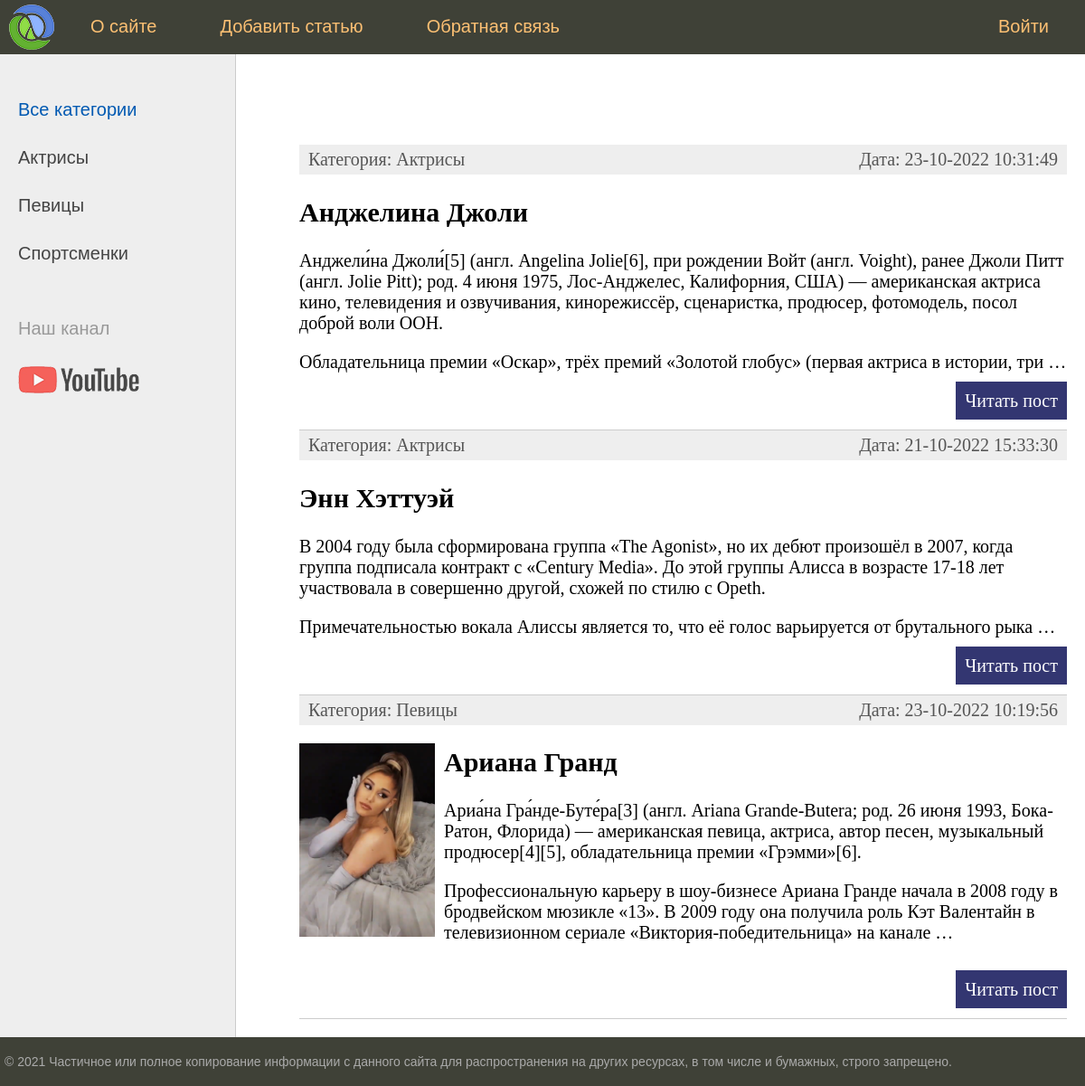
The page / on the database its author committed.
### women/models.py (models this page shows, shortened)
class Category(models.Model):
    name = models.CharField(max_length=100, db_index=True, verbose_name='Категория')
    def get_absolute_url(self):
        return reverse('category', kwargs={'cat_id' : self.pk})
    class Meta:
        verbose_name = 'Категория'
        verbose_name_plural = 'Категория'
        ordering = ['id']
    def __str__(self):
        return self.name

class Women(models.Model):
    title = models.CharField(max_length=255, verbose_name='Заголовок')
    content = models.TextField(blank=True, verbose_name='Текст')
    photo = models.ImageField(upload_to="photos/%Y/%m/%d/", verbose_name='Фото')
    time_create = models.DateTimeField(auto_now_add=True, verbose_name='Дата создания')
    time_update = models.DateTimeField(auto_now=True, verbose_name='Дата обновления')
    is_published = models.BooleanField(default=True, verbose_name='Опубликован?')
    cat = models.ForeignKey('Category', on_delete=models.PROTECT, null=True)
    def get_absolute_url(self):
        return reverse('post', kwargs={'post_id' : self.pk})
    class Meta:
        verbose_name = 'Известные женщины'
        verbose_name_plural = 'Известные женщины'
        ordering = ['time_create','title']

### women/views.py (the view)
# urls.py: path('', views.index, name="home"),
def index(request):
    posts = Women.objects.filter(is_published=True)
    cats = Category.objects.all()
    context = {
        'posts': posts,
        'menu': menu,
        'cats': cats,
        'title': 'Главная страница',
        'cat_selected' : 0
    }
    return render(request, 'women/index.html', context)

### women/templates/women/index.html (shortened to what this page needs)
{% extends 'women/base.html' %}
{% block content %}
<ul class="list-articles">
	{% for p in posts %}
			<li><div class="article-panel">
	<p class="first">Категория: {{p.cat}}</p>
	<p class="last">Дата: {{p.time_update|date:"d-m-Y H:i:s"}}</p>
</div>
	{% if p.photo %}
		<p><img class="img-article-left thumb" src="{{ p.photo.url }}"></p>
	{% endif %}
	<h2>{{p.title}}</h2>
	{% autoescape on %}
	{{p.content|linebreaks|truncatewords:50}}
	{% endautoescape %}
			<p class="link-read-post"><a href="{{ p.get_absolute_url }}">Читать пост</a></p>
			</li>
	{% endfor %}
</ul>
{% endblock %}

### women/templates/women/base.html (shortened to what this page needs)
{% load static %}
<!DOCTYPE html>
<html>
<head>
	<link type="text/css" href="{% static 'women/css/styles.css' %}" rel="stylesheet" />
</head>
<body>
<table class="table-page" border=0 cellpadding="0" cellspacing="0">
<tr><td valign=top>
{% block mainmenu %}
		<div class="header">
			<ul id="mainmenu" class="mainmenu">
			<li class="logo"><a href="{% url 'home' %}"><div class="logo"></div></a></li>
{% for m in menu %}
	{% if not forloop.last %}
			<li><a href="{% url m.url_name %}">{{m.title}}</a></li>
	{% else %}
			<li class="last"><a href="{% url m.url_name %}">{{m.title}}</a></li>
	{% endif %}
{% endfor %}
			</ul>
		</div>
{% endblock mainmenu %}
<table class="table-content" border=0 cellpadding="0" cellspacing="0">
<tr>
	<td valign="top" class="left-chapters">
	<ul id="leftchapters">
{% if cat_selected == 0 %}
		<li class="selected">Все категории</li>
{% else %}
		<li><a href="{% url 'home' %}">Все категории</a></li>
{% endif %}
{% for c in cats %}
	{% if c.pk == cat_selected %}
		<li class="selected">{{c.name}}</li>
	{% else %}
		<li><a href="{{ c.get_absolute_url }}">{{c.name}}</a></li>
	{% endif %}
{% endfor %}
		<li class="share">
		<p>Наш канал</p>
		<a class="share-yt" href="https://www.youtube.com/channel/UClJzWfGWuGJL2t-3dYKcHTA/playlists" target="_blank" rel="nofollow"></a>
		</li>
	</ul>
</td>
<td valign="top" class="content">
	<div class="content-text">
{% block content %}
{% endblock %}
	</div>
</td></tr></table>
</td></tr>
<tr><td valign=top>
	<div id="footer">
		<p>&copy; 2021 Частичное или полное копирование информации с данного сайта для распространения на других ресурсах, в том числе и бумажных, строго запрещено.</p>
	</div>
</td></tr></table>
</body>
</html>

### women/static/women/css/styles.css (style rules this page uses)
html, body { font-family: 'Arial'; margin: 0; padding: 0; height: 100%; width: 100%; color: #444; }
a { color: #0059b2; text-decoration: none; }
img { max-width: 600px; height: auto; }
img.img-article-left { max-width: 300px; height: auto; float: left; padding: 0 10px 10px 0; }
img.img-article-left.thumb { max-width: 150px; height: auto; }
p.link-read-post { text-align: right; }
p.link-read-post a { padding: 10px; min-width: 100px; background: #333671; color: #fff; text-decoration: none; }
div.article-panel { background: #eee; padding: 5px 10px 5px 10px; box-sizing: border-box; overflow: hidden; color: #555; }
div.article-panel p.first { margin: 0; float: left; }
div.article-panel p.last { margin: 0; float: right; }
ul.list-articles { list-style: none; margin: 0; padding: 0; }
ul.list-articles li { border-bottom: 1px solid #ccc; }
.table-page { width: 100%; height: 100%; vertical-align: top; }
.table-page tr { height: 100%; }
.header { background: #3F4137; height: 60px; }
.logo { background: url('../images/logo.png') no-repeat 10px 5px; width: 70px; height: 60px; }
ul.mainmenu { list-style: none; margin: 0; padding: 0; height: 60px; color: #fdc073; font-size: 20px; overflow: hidden; }
ul.mainmenu li { float: left; margin: 18px 40px 0 30px; }
ul.mainmenu li.logo { margin: 0; }
ul.mainmenu li.last { float: right; }
ul.mainmenu li a { color: #fdc073; text-decoration: none; }
.table-content { width: 100%; min-height: 100%; height: 100%; }
.left-chapters { margin: 0; background: #eee; border-right: 1px solid #ccc; min-height: 100%; }
.left-chapters ul { width: 230px; min-height: 100%; margin: 0; padding: 20px 10px 10px 20px; list-style: none; font-size: 20px; }
.left-chapters ul li { margin: 30px 0 0 0; color: #999; }
.left-chapters ul li.selected { color: #0059b2; }
.left-chapters ul li a { color: #444; text-decoration: none; }
.left-chapters ul li.share { margin: 60px 0 0 0; }
.left-chapters ul li.share p { margin: 30px 0 30px 0; }
.left-chapters ul li.share a { display: inline-block; width: 40px; height: 40px; margin: 0 20px 0 0; }
.left-chapters ul li.share a.share-yt { width: 100%; height: 30px; background: url('../images/share_yt.png') no-repeat 0 0 }
.content { padding: 40px 20px 20px 40px; width: 100%; box-sizing: border-box; }
.content-text { margin: 60px 0 0 30px; color: #000; font-size: 20px; font-family: Yandex Sans Display Light; }
#footer { box-sizing: border-box; background: #3F4137; padding: 5px; color: #aaa; font-size: 14px; font-family: Verdana, Geneva, Arial, Helvetica; text-align: left; overflow: hidden; }

### rows shown on the page
Category: name "Актрисы"
Category: name "Певицы"
Category: name "Спортсменки"
Women: cat "Актрисы", time_update "23-10-2022 10:31:49", title "Анджелина Джоли", content "Анджели́на Джоли́[5] (англ. Angelina Jolie[6], при рождении Войт (англ. Voight), ранее Джоли Питт (англ. Jolie Pitt); род. 4 июня 1975, Лос-Анджелес, Калифорния, США) — американская актриса кино, телевидения и озвучивания, кинорежиссёр, сценаристка, продюсер, фотомодель, посол доброй воли ООН. Обладательница премии «Оскар», трёх премий «Золотой глобус» (первая актриса в истории, три …"
Women: cat "Актрисы", time_update "21-10-2022 15:33:30", title "Энн Хэттуэй", content "В 2004 году была сформирована группа «The Agonist», но их дебют произошёл в 2007, когда группа подписала контракт с «Century Media». До этой группы Алисса в возрасте 17-18 лет участвовала в совершенно другой, схожей по стилю с Opeth. Примечательностью вокала Алиссы является то, что её голос варьируется от брутального рыка …"
Women: cat "Певицы", time_update "23-10-2022 10:19:56", photo (picture), title "Ариана Гранд", content "Ариа́на Гра́нде-Буте́ра[3] (англ. Ariana Grande-Butera; род. 26 июня 1993, Бока-Ратон, Флорида) — американская певица, актриса, автор песен, музыкальный продюсер[4][5], обладательница премии «Грэмми»[6]. Профессиональную карьеру в шоу-бизнесе Ариана Гранде начала в 2008 году в бродвейском мюзикле «13». В 2009 году она получила роль Кэт Валентайн в телевизионном сериале «Виктория-победительница» на канале …"

### other values the page prints
{{ m.title }} "О сайте" "Добавить статью" "Обратная связь"
{{ m.title }} "Войти"
